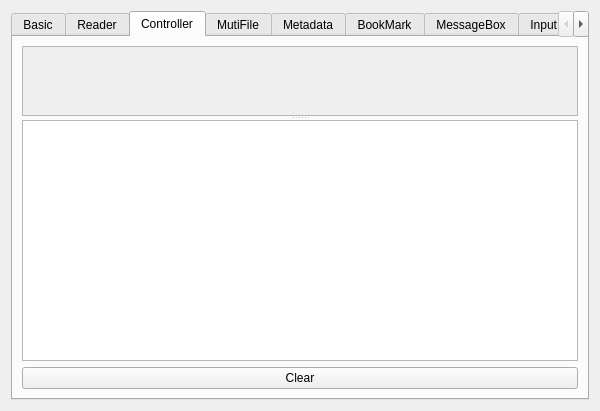
<?xml version="1.0" encoding="UTF-8"?>
<ui version="4.0">
 <class>TestForm</class>
 <widget class="QWidget" name="TestForm">
  <property name="geometry">
   <rect>
    <x>0</x>
    <y>0</y>
    <width>600</width>
    <height>411</height>
   </rect>
  </property>
  <property name="minimumSize">
   <size>
    <width>600</width>
    <height>400</height>
   </size>
  </property>
  <property name="windowTitle">
   <string>TestForm</string>
  </property>
  <layout class="QVBoxLayout" name="verticalLayout">
   <item>
    <widget class="QTabWidget" name="tabWidget">
     <property name="currentIndex">
      <number>2</number>
     </property>
     <widget class="QWidget" name="tab_2">
      <attribute name="title">
       <string>Basic</string>
      </attribute>
      <layout class="QVBoxLayout" name="verticalLayout_3">
       <item>
        <widget class="QGroupBox" name="groupBox">
         <property name="title">
          <string>Log</string>
         </property>
         <layout class="QVBoxLayout" name="verticalLayout_2">
          <property name="spacing">
           <number>5</number>
          </property>
          <property name="leftMargin">
           <number>8</number>
          </property>
          <property name="topMargin">
           <number>8</number>
          </property>
          <property name="rightMargin">
           <number>8</number>
          </property>
          <property name="bottomMargin">
           <number>8</number>
          </property>
          <item>
           <widget class="QLabel" name="label_3">
            <property name="text">
             <string>Tip: MaybeCanNotSeen</string>
            </property>
            <property name="alignment">
             <set>Qt::AlignCenter</set>
            </property>
           </widget>
          </item>
          <item>
           <layout class="QFormLayout" name="formLayout">
            <property name="horizontalSpacing">
             <number>8</number>
            </property>
            <property name="verticalSpacing">
             <number>8</number>
            </property>
            <property name="leftMargin">
             <number>0</number>
            </property>
            <property name="topMargin">
             <number>0</number>
            </property>
            <property name="rightMargin">
             <number>0</number>
            </property>
            <property name="bottomMargin">
             <number>0</number>
            </property>
            <item row="0" column="0">
             <widget class="QLabel" name="label">
              <property name="text">
               <string>Level</string>
              </property>
             </widget>
            </item>
            <item row="0" column="1">
             <widget class="QComboBox" name="cbLogLevel"/>
            </item>
            <item row="1" column="0">
             <widget class="QLabel" name="label_2">
              <property name="text">
               <string>Text</string>
              </property>
             </widget>
            </item>
            <item row="1" column="1">
             <widget class="QLineEdit" name="leLogText">
              <property name="text">
               <string notr="true">WingSummer</string>
              </property>
             </widget>
            </item>
           </layout>
          </item>
          <item>
           <layout class="QHBoxLayout" name="horizontalLayout">
            <property name="spacing">
             <number>6</number>
            </property>
            <property name="leftMargin">
             <number>5</number>
            </property>
            <property name="rightMargin">
             <number>5</number>
            </property>
            <item>
             <widget class="QPushButton" name="btnSendLog">
              <property name="text">
               <string>Send</string>
              </property>
             </widget>
            </item>
            <item>
             <widget class="QPushButton" name="btnClearSend">
              <property name="text">
               <string>Clear</string>
              </property>
             </widget>
            </item>
           </layout>
          </item>
         </layout>
        </widget>
       </item>
       <item>
        <widget class="QGroupBox" name="groupBox_2">
         <property name="title">
          <string>Toast</string>
         </property>
         <layout class="QVBoxLayout" name="verticalLayout_5">
          <property name="spacing">
           <number>5</number>
          </property>
          <property name="leftMargin">
           <number>8</number>
          </property>
          <property name="topMargin">
           <number>8</number>
          </property>
          <property name="rightMargin">
           <number>8</number>
          </property>
          <property name="bottomMargin">
           <number>8</number>
          </property>
          <item>
           <layout class="QFormLayout" name="formLayout_3">
            <property name="horizontalSpacing">
             <number>8</number>
            </property>
            <property name="verticalSpacing">
             <number>8</number>
            </property>
            <property name="leftMargin">
             <number>0</number>
            </property>
            <property name="topMargin">
             <number>0</number>
            </property>
            <property name="rightMargin">
             <number>0</number>
            </property>
            <property name="bottomMargin">
             <number>0</number>
            </property>
            <item row="0" column="0">
             <widget class="QLabel" name="label_5">
              <property name="text">
               <string>Icon</string>
              </property>
             </widget>
            </item>
            <item row="0" column="1">
             <widget class="QComboBox" name="cbToastIcon"/>
            </item>
            <item row="1" column="0">
             <widget class="QLabel" name="label_6">
              <property name="text">
               <string>Text</string>
              </property>
             </widget>
            </item>
            <item row="1" column="1">
             <widget class="QLineEdit" name="leToastText">
              <property name="text">
               <string notr="true">WingSummer</string>
              </property>
             </widget>
            </item>
           </layout>
          </item>
          <item>
           <layout class="QHBoxLayout" name="horizontalLayout_3">
            <property name="spacing">
             <number>6</number>
            </property>
            <property name="leftMargin">
             <number>5</number>
            </property>
            <property name="rightMargin">
             <number>5</number>
            </property>
            <item>
             <widget class="QPushButton" name="btnSendToast">
              <property name="text">
               <string>Send</string>
              </property>
             </widget>
            </item>
            <item>
             <widget class="QPushButton" name="btnClearText">
              <property name="text">
               <string>Clear</string>
              </property>
             </widget>
            </item>
           </layout>
          </item>
         </layout>
        </widget>
       </item>
       <item>
        <spacer name="verticalSpacer">
         <property name="orientation">
          <enum>Qt::Vertical</enum>
         </property>
         <property name="sizeHint" stdset="0">
          <size>
           <width>20</width>
           <height>40</height>
          </size>
         </property>
        </spacer>
       </item>
      </layout>
     </widget>
     <widget class="QWidget" name="tab">
      <attribute name="title">
       <string>Reader</string>
      </attribute>
      <layout class="QVBoxLayout" name="verticalLayout_6">
       <item>
        <widget class="QSplitter" name="spltReader">
         <property name="orientation">
          <enum>Qt::Vertical</enum>
         </property>
         <widget class="QScrollArea" name="saReader">
          <property name="widgetResizable">
           <bool>true</bool>
          </property>
          <widget class="QWidget" name="asReaderWidget">
           <property name="geometry">
            <rect>
             <x>0</x>
             <y>0</y>
             <width>570</width>
             <height>49</height>
            </rect>
           </property>
           <layout class="QVBoxLayout" name="verticalLayout_7"/>
          </widget>
         </widget>
         <widget class="QWidget" name="layoutWidget">
          <layout class="QVBoxLayout" name="verticalLayout_4">
           <item>
            <widget class="QTextBrowser" name="tbReaderLogger">
             <property name="sizePolicy">
              <sizepolicy hsizetype="Expanding" vsizetype="Expanding">
               <horstretch>0</horstretch>
               <verstretch>0</verstretch>
              </sizepolicy>
             </property>
            </widget>
           </item>
           <item>
            <widget class="QPushButton" name="btnClearReader">
             <property name="text">
              <string>Clear</string>
             </property>
            </widget>
           </item>
          </layout>
         </widget>
        </widget>
       </item>
      </layout>
     </widget>
     <widget class="QWidget" name="tab_3">
      <attribute name="title">
       <string>Controller</string>
      </attribute>
      <layout class="QVBoxLayout" name="verticalLayout_19">
       <item>
        <widget class="QSplitter" name="spltCtl">
         <property name="orientation">
          <enum>Qt::Vertical</enum>
         </property>
         <widget class="QScrollArea" name="saCtl">
          <property name="widgetResizable">
           <bool>true</bool>
          </property>
          <widget class="QWidget" name="asCtlWidget">
           <property name="geometry">
            <rect>
             <x>0</x>
             <y>0</y>
             <width>570</width>
             <height>49</height>
            </rect>
           </property>
           <layout class="QVBoxLayout" name="verticalLayout_17"/>
          </widget>
         </widget>
         <widget class="QWidget" name="layoutWidget_5">
          <layout class="QVBoxLayout" name="verticalLayout_18">
           <item>
            <widget class="QTextBrowser" name="tbCtlLogger">
             <property name="sizePolicy">
              <sizepolicy hsizetype="Expanding" vsizetype="Expanding">
               <horstretch>0</horstretch>
               <verstretch>0</verstretch>
              </sizepolicy>
             </property>
            </widget>
           </item>
           <item>
            <widget class="QPushButton" name="btnClearCtl">
             <property name="text">
              <string>Clear</string>
             </property>
            </widget>
           </item>
          </layout>
         </widget>
        </widget>
       </item>
      </layout>
     </widget>
     <widget class="QWidget" name="tab_9">
      <attribute name="title">
       <string>MutiFile</string>
      </attribute>
      <widget class="QLabel" name="label_14">
       <property name="geometry">
        <rect>
         <x>40</x>
         <y>30</y>
         <width>40</width>
         <height>12</height>
        </rect>
       </property>
       <property name="text">
        <string>Hangle</string>
       </property>
      </widget>
      <widget class="QListWidget" name="listWidget">
       <property name="geometry">
        <rect>
         <x>40</x>
         <y>50</y>
         <width>211</width>
         <height>191</height>
        </rect>
       </property>
      </widget>
      <widget class="QGroupBox" name="groupBox_7">
       <property name="geometry">
        <rect>
         <x>290</x>
         <y>30</y>
         <width>241</width>
         <height>211</height>
        </rect>
       </property>
       <property name="title">
        <string>Operation</string>
       </property>
       <widget class="QPushButton" name="pushButton">
        <property name="geometry">
         <rect>
          <x>20</x>
          <y>60</y>
          <width>171</width>
          <height>21</height>
         </rect>
        </property>
        <property name="text">
         <string>NewFile</string>
        </property>
       </widget>
       <widget class="QPushButton" name="pushButton_2">
        <property name="geometry">
         <rect>
          <x>20</x>
          <y>90</y>
          <width>171</width>
          <height>21</height>
         </rect>
        </property>
        <property name="text">
         <string>OpenFile</string>
        </property>
       </widget>
       <widget class="QPushButton" name="pushButton_3">
        <property name="geometry">
         <rect>
          <x>20</x>
          <y>30</y>
          <width>171</width>
          <height>21</height>
         </rect>
        </property>
        <property name="text">
         <string>Switch</string>
        </property>
       </widget>
       <widget class="QPushButton" name="pushButton_4">
        <property name="geometry">
         <rect>
          <x>20</x>
          <y>120</y>
          <width>171</width>
          <height>21</height>
         </rect>
        </property>
        <property name="text">
         <string>CloseAll</string>
        </property>
       </widget>
      </widget>
     </widget>
     <widget class="QWidget" name="tab_10">
      <attribute name="title">
       <string>Metadata</string>
      </attribute>
     </widget>
     <widget class="QWidget" name="tab_11">
      <attribute name="title">
       <string>BookMark</string>
      </attribute>
     </widget>
     <widget class="QWidget" name="tab_4">
      <attribute name="title">
       <string>MessageBox</string>
      </attribute>
      <layout class="QVBoxLayout" name="verticalLayout_9">
       <item>
        <layout class="QHBoxLayout" name="horizontalLayout_2">
         <item>
          <widget class="QLabel" name="label_4">
           <property name="text">
            <string>Title</string>
           </property>
          </widget>
         </item>
         <item>
          <widget class="QLineEdit" name="leAboutTitle">
           <property name="text">
            <string notr="true">WingHexExplorer2</string>
           </property>
          </widget>
         </item>
         <item>
          <widget class="QPushButton" name="btnAboutQt">
           <property name="text">
            <string notr="true">aboutQt</string>
           </property>
          </widget>
         </item>
        </layout>
       </item>
       <item>
        <widget class="QGroupBox" name="groupBox_3">
         <property name="title">
          <string>MessageBox</string>
         </property>
         <layout class="QHBoxLayout" name="horizontalLayout_4">
          <item>
           <layout class="QFormLayout" name="formLayout_2">
            <property name="horizontalSpacing">
             <number>5</number>
            </property>
            <property name="verticalSpacing">
             <number>5</number>
            </property>
            <item row="0" column="0">
             <widget class="QLabel" name="label_7">
              <property name="text">
               <string>Title</string>
              </property>
             </widget>
            </item>
            <item row="0" column="1">
             <widget class="QLineEdit" name="leMsgTitle">
              <property name="text">
               <string notr="true">WingHexExplorer2</string>
              </property>
              <property name="frame">
               <bool>false</bool>
              </property>
             </widget>
            </item>
            <item row="1" column="0">
             <widget class="QLabel" name="label_8">
              <property name="text">
               <string>Text</string>
              </property>
             </widget>
            </item>
            <item row="1" column="1">
             <widget class="QLineEdit" name="leMsgText">
              <property name="text">
               <string notr="true">By wingsummer</string>
              </property>
              <property name="frame">
               <bool>true</bool>
              </property>
             </widget>
            </item>
            <item row="2" column="0">
             <widget class="QLabel" name="label_9">
              <property name="text">
               <string>Buttons</string>
              </property>
             </widget>
            </item>
            <item row="2" column="1">
             <widget class="QCheckList" name="cbMsgButtons"/>
            </item>
            <item row="3" column="0">
             <widget class="QLabel" name="label_10">
              <property name="text">
               <string>DefaultButton</string>
              </property>
             </widget>
            </item>
            <item row="3" column="1">
             <widget class="QComboBox" name="cbMsgDefButton"/>
            </item>
            <item row="4" column="0">
             <widget class="QLabel" name="label_11">
              <property name="text">
               <string>Icon</string>
              </property>
             </widget>
            </item>
            <item row="4" column="1">
             <widget class="QComboBox" name="cbMsgIcon"/>
            </item>
           </layout>
          </item>
          <item>
           <layout class="QVBoxLayout" name="verticalLayout_8">
            <property name="spacing">
             <number>5</number>
            </property>
            <item>
             <widget class="QPushButton" name="btnQuestion">
              <property name="sizePolicy">
               <sizepolicy hsizetype="Minimum" vsizetype="Expanding">
                <horstretch>0</horstretch>
                <verstretch>0</verstretch>
               </sizepolicy>
              </property>
              <property name="text">
               <string notr="true">question</string>
              </property>
             </widget>
            </item>
            <item>
             <widget class="QPushButton" name="btnWarning">
              <property name="sizePolicy">
               <sizepolicy hsizetype="Minimum" vsizetype="Expanding">
                <horstretch>0</horstretch>
                <verstretch>0</verstretch>
               </sizepolicy>
              </property>
              <property name="text">
               <string notr="true">warning</string>
              </property>
             </widget>
            </item>
            <item>
             <widget class="QPushButton" name="btnCritical">
              <property name="sizePolicy">
               <sizepolicy hsizetype="Minimum" vsizetype="Expanding">
                <horstretch>0</horstretch>
                <verstretch>0</verstretch>
               </sizepolicy>
              </property>
              <property name="text">
               <string notr="true">critical</string>
              </property>
             </widget>
            </item>
            <item>
             <widget class="QPushButton" name="btnAbout">
              <property name="sizePolicy">
               <sizepolicy hsizetype="Minimum" vsizetype="Expanding">
                <horstretch>0</horstretch>
                <verstretch>0</verstretch>
               </sizepolicy>
              </property>
              <property name="text">
               <string notr="true">about</string>
              </property>
             </widget>
            </item>
            <item>
             <widget class="QPushButton" name="btnMsgBox">
              <property name="sizePolicy">
               <sizepolicy hsizetype="Minimum" vsizetype="Expanding">
                <horstretch>0</horstretch>
                <verstretch>0</verstretch>
               </sizepolicy>
              </property>
              <property name="text">
               <string notr="true">msgbox</string>
              </property>
             </widget>
            </item>
           </layout>
          </item>
         </layout>
        </widget>
       </item>
       <item>
        <spacer name="verticalSpacer_2">
         <property name="orientation">
          <enum>Qt::Vertical</enum>
         </property>
         <property name="sizeHint" stdset="0">
          <size>
           <width>20</width>
           <height>40</height>
          </size>
         </property>
        </spacer>
       </item>
      </layout>
     </widget>
     <widget class="QWidget" name="tab_5">
      <attribute name="title">
       <string>InputBox</string>
      </attribute>
      <layout class="QVBoxLayout" name="verticalLayout_12">
       <item>
        <widget class="QSplitter" name="splitter">
         <property name="orientation">
          <enum>Qt::Vertical</enum>
         </property>
         <widget class="QWidget" name="layoutWidget2">
          <layout class="QVBoxLayout" name="verticalLayout_11">
           <item>
            <layout class="QFormLayout" name="formLayout_5">
             <item row="1" column="0">
              <widget class="QLabel" name="label_16">
               <property name="text">
                <string>Label</string>
               </property>
              </widget>
             </item>
             <item row="0" column="0">
              <widget class="QLabel" name="label_15">
               <property name="text">
                <string>Title</string>
               </property>
              </widget>
             </item>
             <item row="0" column="1">
              <widget class="QLineEdit" name="leInputTitle">
               <property name="text">
                <string notr="true">WingHexExplorer2</string>
               </property>
              </widget>
             </item>
             <item row="1" column="1">
              <widget class="QLineEdit" name="leInputLabel">
               <property name="text">
                <string notr="true">By wingsummer</string>
               </property>
              </widget>
             </item>
            </layout>
           </item>
           <item>
            <widget class="QGroupBox" name="groupBox_4">
             <property name="minimumSize">
              <size>
               <width>0</width>
               <height>150</height>
              </size>
             </property>
             <property name="title">
              <string>Type</string>
             </property>
             <layout class="QGridLayout" name="gridLayout">
              <property name="sizeConstraint">
               <enum>QLayout::SetMinAndMaxSize</enum>
              </property>
              <item row="1" column="1">
               <widget class="QLabel" name="label_12">
                <property name="text">
                 <string notr="true">WingSummer</string>
                </property>
                <property name="alignment">
                 <set>Qt::AlignCenter</set>
                </property>
               </widget>
              </item>
              <item row="0" column="1">
               <widget class="QPushButton" name="btnMultiLineText">
                <property name="sizePolicy">
                 <sizepolicy hsizetype="Minimum" vsizetype="Preferred">
                  <horstretch>0</horstretch>
                  <verstretch>0</verstretch>
                 </sizepolicy>
                </property>
                <property name="text">
                 <string notr="true">getMultiLineText</string>
                </property>
               </widget>
              </item>
              <item row="0" column="0">
               <widget class="QPushButton" name="btnText">
                <property name="sizePolicy">
                 <sizepolicy hsizetype="Minimum" vsizetype="Preferred">
                  <horstretch>0</horstretch>
                  <verstretch>0</verstretch>
                 </sizepolicy>
                </property>
                <property name="text">
                 <string notr="true">getText</string>
                </property>
               </widget>
              </item>
              <item row="1" column="2">
               <widget class="QPushButton" name="btnDouble">
                <property name="sizePolicy">
                 <sizepolicy hsizetype="Minimum" vsizetype="Preferred">
                  <horstretch>0</horstretch>
                  <verstretch>0</verstretch>
                 </sizepolicy>
                </property>
                <property name="text">
                 <string notr="true">getDouble</string>
                </property>
               </widget>
              </item>
              <item row="0" column="2">
               <widget class="QPushButton" name="btnItem">
                <property name="sizePolicy">
                 <sizepolicy hsizetype="Minimum" vsizetype="Preferred">
                  <horstretch>0</horstretch>
                  <verstretch>0</verstretch>
                 </sizepolicy>
                </property>
                <property name="text">
                 <string notr="true">getItem</string>
                </property>
               </widget>
              </item>
              <item row="1" column="0">
               <widget class="QPushButton" name="btnInt">
                <property name="sizePolicy">
                 <sizepolicy hsizetype="Minimum" vsizetype="Preferred">
                  <horstretch>0</horstretch>
                  <verstretch>0</verstretch>
                 </sizepolicy>
                </property>
                <property name="text">
                 <string notr="true">getInt</string>
                </property>
               </widget>
              </item>
             </layout>
            </widget>
           </item>
          </layout>
         </widget>
         <widget class="QWidget" name="layoutWidget3">
          <layout class="QVBoxLayout" name="verticalLayout_10">
           <item>
            <widget class="QTextBrowser" name="tbInputLogger">
             <property name="sizePolicy">
              <sizepolicy hsizetype="Expanding" vsizetype="Expanding">
               <horstretch>0</horstretch>
               <verstretch>0</verstretch>
              </sizepolicy>
             </property>
            </widget>
           </item>
           <item>
            <widget class="QPushButton" name="btnClearInput">
             <property name="text">
              <string>Clear</string>
             </property>
            </widget>
           </item>
          </layout>
         </widget>
        </widget>
       </item>
      </layout>
     </widget>
     <widget class="QWidget" name="tab_6">
      <attribute name="title">
       <string>FileDialog</string>
      </attribute>
      <layout class="QVBoxLayout" name="verticalLayout_15">
       <item>
        <widget class="QSplitter" name="splitter_2">
         <property name="orientation">
          <enum>Qt::Vertical</enum>
         </property>
         <widget class="QWidget" name="layoutWidget_3">
          <layout class="QVBoxLayout" name="verticalLayout_13">
           <item>
            <layout class="QFormLayout" name="formLayout_6">
             <item row="1" column="0">
              <widget class="QLabel" name="label_17">
               <property name="text">
                <string>Filter</string>
               </property>
              </widget>
             </item>
             <item row="0" column="0">
              <widget class="QLabel" name="label_18">
               <property name="text">
                <string>Caption</string>
               </property>
              </widget>
             </item>
             <item row="0" column="1">
              <widget class="QLineEdit" name="leFileCaption">
               <property name="text">
                <string notr="true">WingHexExplorer2</string>
               </property>
              </widget>
             </item>
             <item row="1" column="1">
              <widget class="QLineEdit" name="leFileFilter">
               <property name="text">
                <string notr="true">All (*.*);;JPEG (*.jpg *.jpeg);;WingPlugin (*.wingplg)</string>
               </property>
              </widget>
             </item>
             <item row="2" column="0">
              <widget class="QLabel" name="optionsLabel">
               <property name="text">
                <string>Options</string>
               </property>
              </widget>
             </item>
             <item row="2" column="1">
              <widget class="QCheckList" name="cbFileDialogOptions"/>
             </item>
            </layout>
           </item>
           <item>
            <widget class="QGroupBox" name="groupBox_5">
             <property name="minimumSize">
              <size>
               <width>0</width>
               <height>150</height>
              </size>
             </property>
             <property name="title">
              <string>Type</string>
             </property>
             <layout class="QGridLayout" name="gridLayout_2">
              <property name="sizeConstraint">
               <enum>QLayout::SetMinAndMaxSize</enum>
              </property>
              <item row="0" column="1">
               <widget class="QPushButton" name="btnOpenFileName">
                <property name="sizePolicy">
                 <sizepolicy hsizetype="Minimum" vsizetype="Preferred">
                  <horstretch>0</horstretch>
                  <verstretch>0</verstretch>
                 </sizepolicy>
                </property>
                <property name="text">
                 <string notr="true">getOpenFileName</string>
                </property>
               </widget>
              </item>
              <item row="0" column="0">
               <widget class="QPushButton" name="btnExistingDirectory">
                <property name="sizePolicy">
                 <sizepolicy hsizetype="Minimum" vsizetype="Preferred">
                  <horstretch>0</horstretch>
                  <verstretch>0</verstretch>
                 </sizepolicy>
                </property>
                <property name="text">
                 <string notr="true">getExistingDirectory</string>
                </property>
               </widget>
              </item>
              <item row="0" column="2">
               <widget class="QPushButton" name="btnOpenFileNames">
                <property name="sizePolicy">
                 <sizepolicy hsizetype="Minimum" vsizetype="Preferred">
                  <horstretch>0</horstretch>
                  <verstretch>0</verstretch>
                 </sizepolicy>
                </property>
                <property name="text">
                 <string notr="true">getOpenFileNames</string>
                </property>
               </widget>
              </item>
              <item row="1" column="0">
               <widget class="QPushButton" name="btnSaveFileName">
                <property name="sizePolicy">
                 <sizepolicy hsizetype="Minimum" vsizetype="Preferred">
                  <horstretch>0</horstretch>
                  <verstretch>0</verstretch>
                 </sizepolicy>
                </property>
                <property name="text">
                 <string notr="true">getSaveFileName</string>
                </property>
               </widget>
              </item>
              <item row="1" column="1" colspan="2">
               <widget class="QLabel" name="label_19">
                <property name="text">
                 <string notr="true">WingSummer</string>
                </property>
                <property name="alignment">
                 <set>Qt::AlignCenter</set>
                </property>
               </widget>
              </item>
             </layout>
            </widget>
           </item>
          </layout>
         </widget>
         <widget class="QWidget" name="layoutWidget4">
          <layout class="QVBoxLayout" name="verticalLayout_14">
           <item>
            <widget class="QTextBrowser" name="tbFileLogger">
             <property name="sizePolicy">
              <sizepolicy hsizetype="Expanding" vsizetype="Expanding">
               <horstretch>0</horstretch>
               <verstretch>0</verstretch>
              </sizepolicy>
             </property>
            </widget>
           </item>
           <item>
            <widget class="QPushButton" name="btnClearFile">
             <property name="text">
              <string>Clear</string>
             </property>
            </widget>
           </item>
          </layout>
         </widget>
        </widget>
       </item>
      </layout>
     </widget>
     <widget class="QWidget" name="tab_7">
      <attribute name="title">
       <string>ColorDialog</string>
      </attribute>
      <layout class="QVBoxLayout" name="verticalLayout_16">
       <item>
        <layout class="QFormLayout" name="formLayout_7">
         <property name="horizontalSpacing">
          <number>5</number>
         </property>
         <property name="verticalSpacing">
          <number>5</number>
         </property>
         <item row="0" column="0">
          <widget class="QLabel" name="label_20">
           <property name="text">
            <string>Caption</string>
           </property>
          </widget>
         </item>
         <item row="0" column="1">
          <widget class="QLineEdit" name="leColorCaption">
           <property name="text">
            <string notr="true">WingHexExplorer2</string>
           </property>
          </widget>
         </item>
         <item row="1" column="0">
          <widget class="QLabel" name="colorLabel">
           <property name="text">
            <string>Color</string>
           </property>
          </widget>
         </item>
         <item row="1" column="1">
          <widget class="QWidget" name="wColor" native="true">
           <property name="minimumSize">
            <size>
             <width>0</width>
             <height>20</height>
            </size>
           </property>
          </widget>
         </item>
        </layout>
       </item>
       <item>
        <widget class="QPushButton" name="btnGetColor">
         <property name="minimumSize">
          <size>
           <width>0</width>
           <height>25</height>
          </size>
         </property>
         <property name="text">
          <string notr="true">getColor</string>
         </property>
        </widget>
       </item>
       <item>
        <spacer name="verticalSpacer_3">
         <property name="orientation">
          <enum>Qt::Vertical</enum>
         </property>
         <property name="sizeHint" stdset="0">
          <size>
           <width>20</width>
           <height>40</height>
          </size>
         </property>
        </spacer>
       </item>
      </layout>
     </widget>
     <widget class="QWidget" name="tab_8">
      <attribute name="title">
       <string>DataVisual</string>
      </attribute>
      <layout class="QVBoxLayout" name="verticalLayout_20">
       <item>
        <widget class="QTextEdit" name="teDataVisual"/>
       </item>
       <item>
        <widget class="QGroupBox" name="groupBox_6">
         <property name="minimumSize">
          <size>
           <width>0</width>
           <height>150</height>
          </size>
         </property>
         <property name="title">
          <string>Type</string>
         </property>
         <layout class="QGridLayout" name="gridLayout_3">
          <property name="sizeConstraint">
           <enum>QLayout::SetMinAndMaxSize</enum>
          </property>
          <item row="0" column="1">
           <widget class="QPushButton" name="btnTextList">
            <property name="sizePolicy">
             <sizepolicy hsizetype="Minimum" vsizetype="Preferred">
              <horstretch>0</horstretch>
              <verstretch>0</verstretch>
             </sizepolicy>
            </property>
            <property name="text">
             <string notr="true">updateTextList (LineByLine)</string>
            </property>
           </widget>
          </item>
          <item row="0" column="2">
           <widget class="QPushButton" name="btnTextTree">
            <property name="sizePolicy">
             <sizepolicy hsizetype="Minimum" vsizetype="Preferred">
              <horstretch>0</horstretch>
              <verstretch>0</verstretch>
             </sizepolicy>
            </property>
            <property name="text">
             <string notr="true">updateTextTree (Json)</string>
            </property>
           </widget>
          </item>
          <item row="1" column="0">
           <widget class="QPushButton" name="btnTextTable">
            <property name="sizePolicy">
             <sizepolicy hsizetype="Minimum" vsizetype="Preferred">
              <horstretch>0</horstretch>
              <verstretch>0</verstretch>
             </sizepolicy>
            </property>
            <property name="text">
             <string notr="true">updateTextTable (Json)</string>
            </property>
           </widget>
          </item>
          <item row="1" column="2">
           <widget class="QPushButton" name="btnTextListByModel">
            <property name="sizePolicy">
             <sizepolicy hsizetype="Minimum" vsizetype="Preferred">
              <horstretch>0</horstretch>
              <verstretch>0</verstretch>
             </sizepolicy>
            </property>
            <property name="text">
             <string notr="true">updateTextListByModel</string>
            </property>
           </widget>
          </item>
          <item row="0" column="0">
           <widget class="QPushButton" name="btnText_2">
            <property name="sizePolicy">
             <sizepolicy hsizetype="Minimum" vsizetype="Preferred">
              <horstretch>0</horstretch>
              <verstretch>0</verstretch>
             </sizepolicy>
            </property>
            <property name="text">
             <string notr="true">updateText</string>
            </property>
           </widget>
          </item>
          <item row="2" column="0">
           <widget class="QPushButton" name="btnTextTableByModel">
            <property name="sizePolicy">
             <sizepolicy hsizetype="Minimum" vsizetype="Preferred">
              <horstretch>0</horstretch>
              <verstretch>0</verstretch>
             </sizepolicy>
            </property>
            <property name="text">
             <string notr="true">updateTextTableByModel</string>
            </property>
           </widget>
          </item>
          <item row="2" column="2">
           <widget class="QPushButton" name="btnTextTreeByModel">
            <property name="sizePolicy">
             <sizepolicy hsizetype="Minimum" vsizetype="Preferred">
              <horstretch>0</horstretch>
              <verstretch>0</verstretch>
             </sizepolicy>
            </property>
            <property name="text">
             <string notr="true">updateTextTreeByModel</string>
            </property>
           </widget>
          </item>
          <item row="1" column="1" rowspan="2">
           <widget class="QLabel" name="label_13">
            <property name="text">
             <string notr="true">WingSummer</string>
            </property>
            <property name="alignment">
             <set>Qt::AlignCenter</set>
            </property>
           </widget>
          </item>
         </layout>
        </widget>
       </item>
      </layout>
     </widget>
    </widget>
   </item>
  </layout>
 </widget>
 <customwidgets>
  <customwidget>
   <class>QCheckList</class>
   <extends>QComboBox</extends>
   <header>qchecklist.h</header>
  </customwidget>
 </customwidgets>
 <resources/>
 <connections>
  <connection>
   <sender>btnClearSend</sender>
   <signal>clicked()</signal>
   <receiver>leLogText</receiver>
   <slot>clear()</slot>
   <hints>
    <hint type="sourcelabel">
     <x>569</x>
     <y>152</y>
    </hint>
    <hint type="destinationlabel">
     <x>422</x>
     <y>127</y>
    </hint>
   </hints>
  </connection>
  <connection>
   <sender>btnClearText</sender>
   <signal>clicked()</signal>
   <receiver>leToastText</receiver>
   <slot>clear()</slot>
   <hints>
    <hint type="sourcelabel">
     <x>569</x>
     <y>271</y>
    </hint>
    <hint type="destinationlabel">
     <x>468</x>
     <y>229</y>
    </hint>
   </hints>
  </connection>
  <connection>
   <sender>btnClearReader</sender>
   <signal>clicked()</signal>
   <receiver>tbReaderLogger</receiver>
   <slot>clear()</slot>
   <hints>
    <hint type="sourcelabel">
     <x>255</x>
     <y>395</y>
    </hint>
    <hint type="destinationlabel">
     <x>288</x>
     <y>307</y>
    </hint>
   </hints>
  </connection>
  <connection>
   <sender>btnClearInput</sender>
   <signal>clicked()</signal>
   <receiver>tbInputLogger</receiver>
   <slot>clear()</slot>
   <hints>
    <hint type="sourcelabel">
     <x>210</x>
     <y>388</y>
    </hint>
    <hint type="destinationlabel">
     <x>236</x>
     <y>332</y>
    </hint>
   </hints>
  </connection>
  <connection>
   <sender>btnClearFile</sender>
   <signal>clicked()</signal>
   <receiver>tbFileLogger</receiver>
   <slot>clear()</slot>
   <hints>
    <hint type="sourcelabel">
     <x>239</x>
     <y>388</y>
    </hint>
    <hint type="destinationlabel">
     <x>290</x>
     <y>328</y>
    </hint>
   </hints>
  </connection>
  <connection>
   <sender>btnClearCtl</sender>
   <signal>clicked()</signal>
   <receiver>tbCtlLogger</receiver>
   <slot>clear()</slot>
   <hints>
    <hint type="sourcelabel">
     <x>271</x>
     <y>387</y>
    </hint>
    <hint type="destinationlabel">
     <x>318</x>
     <y>264</y>
    </hint>
   </hints>
  </connection>
 </connections>
</ui>
